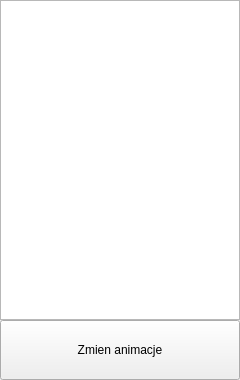
<?xml version="1.0" encoding="UTF-8"?>
<ui version="4.0">
 <class>MainWindow</class>
 <widget class="QMainWindow" name="MainWindow">
  <property name="enabled">
   <bool>true</bool>
  </property>
  <property name="geometry">
   <rect>
    <x>0</x>
    <y>0</y>
    <width>240</width>
    <height>380</height>
   </rect>
  </property>
  <property name="minimumSize">
   <size>
    <width>240</width>
    <height>380</height>
   </size>
  </property>
  <property name="maximumSize">
   <size>
    <width>240</width>
    <height>380</height>
   </size>
  </property>
  <property name="windowTitle">
   <string>MainWindow</string>
  </property>
  <widget class="QWidget" name="centralwidget">
   <widget class="QGraphicsView" name="graphicsView">
    <property name="geometry">
     <rect>
      <x>0</x>
      <y>0</y>
      <width>240</width>
      <height>320</height>
     </rect>
    </property>
    <property name="minimumSize">
     <size>
      <width>240</width>
      <height>320</height>
     </size>
    </property>
    <property name="maximumSize">
     <size>
      <width>240</width>
      <height>320</height>
     </size>
    </property>
    <property name="alignment">
     <set>Qt::AlignLeading|Qt::AlignLeft|Qt::AlignTop</set>
    </property>
    <property name="transformationAnchor">
     <enum>QGraphicsView::AnchorViewCenter</enum>
    </property>
   </widget>
   <widget class="QPushButton" name="pushButton">
    <property name="geometry">
     <rect>
      <x>0</x>
      <y>320</y>
      <width>240</width>
      <height>60</height>
     </rect>
    </property>
    <property name="text">
     <string>Zmien animacje</string>
    </property>
   </widget>
  </widget>
 </widget>
 <resources/>
 <connections/>
</ui>
